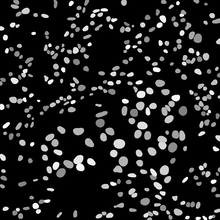
%> input picture Cellanalysis/test.tif, 220 x 220 px, shrunk from 1000 x 1000 before the run
$ octave Master_old.m   (GNU Octave 9; MATLAB toolbox functions it lacks are replaced by stand-ins)
%> lines starting %> are read from the running program, lines starting %| are printed output that depends on the picture
### fdct_wrapping.m
function C = fdct_wrapping(x, is_real, finest, nbscales, nbangles_coarse)

% fdct_wrapping.m - Fast Discrete Curvelet Transform via wedge wrapping - Version 1.0
%
% Inputs
%   x           M-by-N matrix
%
% Optional Inputs
%   is_real     Type of the transform
%                   0: complex-valued curvelets
%                   1: real-valued curvelets
%               [default set to 0]
%   finest      Chooses one of two possibilities for the coefficients at the
%               finest level:
%                   1: curvelets
%                   2: wavelets
%               [default set to 2]
%   nbscales    number of scales including the coarsest wavelet level
%               [default set to ceil(log2(min(M,N)) - 3)]
%   nbangles_coarse
%               number of angles at the 2nd coarsest level, minimum 8,
%               must be a multiple of 4. [default set to 16]
%
% Outputs
%   C           Cell array of curvelet coefficients.
%               C{j}{l}(k1,k2) is the coefficient at
%                   - scale j: integer, from finest to coarsest scale,
%                   - angle l: integer, starts at the top-left corner and
%                   increases clockwise,
%                   - position k1,k2: both integers, size varies with j
%                   and l.
%               If is_real is 1, there are two types of curvelets,
%               'cosine' and 'sine'. For a given scale j, the 'cosine'
%               coefficients are stored in the first two quadrants (low
%               values of l), the 'sine' coefficients in the last two
%               quadrants (high values of l).
%
% See also ifdct_wrapping.m, fdct_wrapping_param.m
%
% By Laurent Demanet, 2004

X = fftshift(fft2(ifftshift(x)))/sqrt(prod(size(x)));
[N1,N2] = size(X);
if nargin < 2, is_real = 0; end;
if nargin < 3, finest = 2; end;
if nargin < 4, nbscales = ceil(log2(min(N1,N2)) - 3); end;
if nargin < 5, nbangles_coarse = 16; end;

% Initialization: data structure
nbangles = [1, nbangles_coarse .* 2.^(ceil((nbscales-(nbscales:-1:2))/2))];
if finest == 2, nbangles(nbscales) = 1; end;
C = cell(1,nbscales);
for j = 1:nbscales
    C{j} = cell(1,nbangles(j));
end;

% Loop: pyramidal scale decomposition
M1 = N1/3;
M2 = N2/3;
if finest == 1,

    % Initialization: smooth periodic extension of high frequencies
    bigN1 = 2*floor(2*M1)+1;
    bigN2 = 2*floor(2*M2)+1;
    equiv_index_1 = 1+mod(floor(N1/2)-floor(2*M1)+(1:bigN1)-1,N1);
    equiv_index_2 = 1+mod(floor(N2/2)-floor(2*M2)+(1:bigN2)-1,N2);
    X = X(equiv_index_1,equiv_index_2);
        % Invariant: equiv_index_1(floor(2*M1)+1) == (N1 + 2 - mod(N1,2))/2
        % is the center in frequency. Same for M2, N2.
    window_length_1 = floor(2*M1) - floor(M1) - 1 - (mod(N1,3)==0);
    window_length_2 = floor(2*M2) - floor(M2) - 1 - (mod(N2,3)==0);
        % Invariant: floor(M1) + floor(2*M1) == N1 - (mod(M1,3)~=0)
        % Same for M2, N2.
    coord_1 = 0:(1/window_length_1):1;
    coord_2 = 0:(1/window_length_2):1;
    [wl_1,wr_1] = fdct_wrapping_window(coord_1);
    [wl_2,wr_2] = fdct_wrapping_window(coord_2);
    lowpass_1 = [wl_1, ones(1,2*floor(M1)+1), wr_1];
    if mod(N1,3)==0, lowpass_1 = [0, lowpass_1, 0]; end;
    lowpass_2 = [wl_2, ones(1,2*floor(M2)+1), wr_2];
    if mod(N2,3)==0, lowpass_2 = [0, lowpass_2, 0]; end;
    lowpass = lowpass_1'*lowpass_2;
    Xlow = X .* lowpass;

    scales = nbscales:-1:2;

else

    M1 = M1/2;
    M2 = M2/2;
    window_length_1 = floor(2*M1) - floor(M1) - 1;
    window_length_2 = floor(2*M2) - floor(M2) - 1;
    coord_1 = 0:(1/window_length_1):1;
    coord_2 = 0:(1/window_length_2):1;
    [wl_1,wr_1] = fdct_wrapping_window(coord_1);
    [wl_2,wr_2] = fdct_wrapping_window(coord_2);
    lowpass_1 = [wl_1, ones(1,2*floor(M1)+1), wr_1];
    lowpass_2 = [wl_2, ones(1,2*floor(M2)+1), wr_2];
    lowpass = lowpass_1'*lowpass_2;
    hipass = sqrt(1 - lowpass.^2);
    Xlow_index_1 = ((-floor(2*M1)):floor(2*M1)) + ceil((N1+1)/2);
    Xlow_index_2 = ((-floor(2*M2)):floor(2*M2)) + ceil((N2+1)/2);
    Xlow = X(Xlow_index_1, Xlow_index_2) .* lowpass;
    Xhi = X;
    Xhi(Xlow_index_1, Xlow_index_2) = Xhi(Xlow_index_1, Xlow_index_2) .* hipass;
    C{nbscales}{1} = fftshift(ifft2(ifftshift(Xhi)))*sqrt(prod(size(Xhi)));
    if is_real, C{nbscales}{1} = real(C{nbscales}{1}); end;

    scales = (nbscales-1):-1:2;

end;
for j = scales,

    M1 = M1/2;
    M2 = M2/2;
    window_length_1 = floor(2*M1) - floor(M1) - 1;
    window_length_2 = floor(2*M2) - floor(M2) - 1;
    coord_1 = 0:(1/window_length_1):1;
    coord_2 = 0:(1/window_length_2):1;
    [wl_1,wr_1] = fdct_wrapping_window(coord_1);
    [wl_2,wr_2] = fdct_wrapping_window(coord_2);
    lowpass_1 = [wl_1, ones(1,2*floor(M1)+1), wr_1];
    lowpass_2 = [wl_2, ones(1,2*floor(M2)+1), wr_2];
    lowpass = lowpass_1'*lowpass_2;
    hipass = sqrt(1 - lowpass.^2);
    Xhi = Xlow;                 % size is 2*floor(4*M1)+1 - by - 2*floor(4*M2)+1
    Xlow_index_1 = ((-floor(2*M1)):floor(2*M1)) + floor(4*M1) + 1;
    Xlow_index_2 = ((-floor(2*M2)):floor(2*M2)) + floor(4*M2) + 1;
    Xlow = Xlow(Xlow_index_1, Xlow_index_2);
    Xhi(Xlow_index_1, Xlow_index_2) = Xlow .* hipass;
    Xlow = Xlow .* lowpass;     % size is 2*floor(2*M1)+1 - by - 2*floor(2*M2)+1

    % Loop: angular decomposition
    l = 0;
    nbquadrants = 2 + 2*(~is_real);
    nbangles_perquad = nbangles(j)/4;
    for quadrant = 1:nbquadrants
        M_horiz = M2 * (mod(quadrant,2)==1) + M1 * (mod(quadrant,2)==0);
        M_vert = M1 * (mod(quadrant,2)==1) + M2 * (mod(quadrant,2)==0);
        if mod(nbangles_perquad,2),
            wedge_ticks_left = round((0:(1/(2*nbangles_perquad)):.5)*2*floor(4*M_horiz) + 1);
            wedge_ticks_right = 2*floor(4*M_horiz) + 2 - wedge_ticks_left;
            wedge_ticks = [wedge_ticks_left, wedge_ticks_right(end:-1:1)];
        else
            wedge_ticks_left = round((0:(1/(2*nbangles_perquad)):.5)*2*floor(4*M_horiz) + 1);
            wedge_ticks_right = 2*floor(4*M_horiz) + 2 - wedge_ticks_left;
            wedge_ticks = [wedge_ticks_left, wedge_ticks_right((end-1):-1:1)];
        end;
        wedge_endpoints = wedge_ticks(2:2:(end-1));         % integers
        wedge_midpoints = (wedge_endpoints(1:(end-1)) + wedge_endpoints(2:end))/2;
                % integers or half-integers

        % Left corner wedge
        l = l+1;
        first_wedge_endpoint_vert = round(2*floor(4*M_vert)/(2*nbangles_perquad) + 1);
        length_corner_wedge = floor(4*M_vert) - floor(M_vert) + ceil(first_wedge_endpoint_vert/4);
        Y_corner = 1:length_corner_wedge;
        [XX,YY] = meshgrid(1:(2*floor(4*M_horiz)+1),Y_corner);
        width_wedge = wedge_endpoints(2) + wedge_endpoints(1) - 1;
        slope_wedge = (floor(4*M_horiz) + 1 - wedge_endpoints(1))/floor(4*M_vert);
        left_line = round(2 - wedge_endpoints(1) + slope_wedge*(Y_corner - 1));
                                                            % integers
        [wrapped_data, wrapped_XX, wrapped_YY] = deal(zeros(length_corner_wedge,width_wedge));
        first_row = floor(4*M_vert)+2-ceil((length_corner_wedge+1)/2)+...
            mod(length_corner_wedge+1,2)*(quadrant-2 == mod(quadrant-2,2));
        first_col = floor(4*M_horiz)+2-ceil((width_wedge+1)/2)+...
            mod(width_wedge+1,2)*(quadrant-3 == mod(quadrant-3,2));
                % Coordinates of the top-left corner of the wedge wrapped
                % around the origin. Some subtleties when the wedge is
                % even-sized because of the forthcoming 90 degrees rotation
        for row = Y_corner
            cols = left_line(row) + mod((0:(width_wedge-1))-(left_line(row)-first_col),width_wedge);
            admissible_cols = round(1/2*(cols+1+abs(cols-1)));
            new_row = 1 + mod(row - first_row, length_corner_wedge);
            wrapped_data(new_row,:) = Xhi(row,admissible_cols) .* (cols > 0);
            wrapped_XX(new_row,:) = XX(row,admissible_cols);
            wrapped_YY(new_row,:) = YY(row,admissible_cols);
        end;
        slope_wedge_right = (floor(4*M_horiz)+1 - wedge_midpoints(1))/floor(4*M_vert);
        mid_line_right = wedge_midpoints(1) + slope_wedge_right*(wrapped_YY - 1);
                % not integers in general
        coord_right = 1/2 + floor(4*M_vert)/(wedge_endpoints(2) - wedge_endpoints(1)) * ...
            (wrapped_XX - mid_line_right)./(floor(4*M_vert)+1 - wrapped_YY);
        C2 = 1/(1/(2*(floor(4*M_horiz))/(wedge_endpoints(1) - 1) - 1) + 1/(2*(floor(4*M_vert))/(first_wedge_endpoint_vert - 1) - 1));
        C1 = C2 / (2*(floor(4*M_vert))/(first_wedge_endpoint_vert - 1) - 1);
        wrapped_XX((wrapped_XX - 1)/floor(4*M_horiz) + (wrapped_YY-1)/floor(4*M_vert) == 2) = ...
            wrapped_XX((wrapped_XX - 1)/floor(4*M_horiz) + (wrapped_YY-1)/floor(4*M_vert) == 2) + 1;
        coord_corner = C1 + C2 * ((wrapped_XX - 1)/(floor(4*M_horiz)) - (wrapped_YY - 1)/(floor(4*M_vert))) ./ ...
            (2-((wrapped_XX - 1)/(floor(4*M_horiz)) + (wrapped_YY - 1)/(floor(4*M_vert))));
        wl_left = fdct_wrapping_window(coord_corner);
        [wl_right,wr_right] = fdct_wrapping_window(coord_right);
        wrapped_data = wrapped_data .* (wl_left .* wr_right);

        switch is_real
            case 0
                wrapped_data = rot90(wrapped_data,-(quadrant-1));
                C{j}{l} = fftshift(ifft2(ifftshift(wrapped_data)))*sqrt(prod(size(wrapped_data)));
            case 1
                wrapped_data = rot90(wrapped_data,-(quadrant-1));
                x = fftshift(ifft2(ifftshift(wrapped_data)))*sqrt(prod(size(wrapped_data)));
                C{j}{l} = sqrt(2)*real(x);
                C{j}{l+nbangles(j)/2} = sqrt(2)*imag(x);
        end;

        % Regular wedges
        length_wedge = floor(4*M_vert) - floor(M_vert);
        Y = 1:length_wedge;
        first_row = floor(4*M_vert)+2-ceil((length_wedge+1)/2)+...
            mod(length_wedge+1,2)*(quadrant-2 == mod(quadrant-2,2));
        for subl = 2:(nbangles_perquad-1);
            l = l+1;
            width_wedge = wedge_endpoints(subl+1) - wedge_endpoints(subl-1) + 1;
            slope_wedge = ((floor(4*M_horiz)+1) - wedge_endpoints(subl))/floor(4*M_vert);
            left_line = round(wedge_endpoints(subl-1) + slope_wedge*(Y - 1));
            [wrapped_data, wrapped_XX, wrapped_YY] = deal(zeros(length_wedge,width_wedge));
            first_col = floor(4*M_horiz)+2-ceil((width_wedge+1)/2)+...
                mod(width_wedge+1,2)*(quadrant-3 == mod(quadrant-3,2));
            for row = Y
                cols = left_line(row) + mod((0:(width_wedge-1))-(left_line(row)-first_col),width_wedge);
                new_row = 1 + mod(row - first_row, length_wedge);
                wrapped_data(new_row,:) = Xhi(row,cols);
                wrapped_XX(new_row,:) = XX(row,cols);
                wrapped_YY(new_row,:) = YY(row,cols);
            end;
            slope_wedge_left = ((floor(4*M_horiz)+1) - wedge_midpoints(subl-1))/floor(4*M_vert);
            mid_line_left = wedge_midpoints(subl-1) + slope_wedge_left*(wrapped_YY - 1);
            coord_left = 1/2 + floor(4*M_vert)/(wedge_endpoints(subl) - wedge_endpoints(subl-1)) * ...
                (wrapped_XX - mid_line_left)./(floor(4*M_vert)+1 - wrapped_YY);
            slope_wedge_right = ((floor(4*M_horiz)+1) - wedge_midpoints(subl))/floor(4*M_vert);
            mid_line_right = wedge_midpoints(subl) + slope_wedge_right*(wrapped_YY - 1);
            coord_right = 1/2 + floor(4*M_vert)/(wedge_endpoints(subl+1) - wedge_endpoints(subl)) * ...
                (wrapped_XX - mid_line_right)./(floor(4*M_vert)+1 - wrapped_YY);
            wl_left = fdct_wrapping_window(coord_left);
            [wl_right,wr_right] = fdct_wrapping_window(coord_right);
            wrapped_data = wrapped_data .* (wl_left .* wr_right);
            switch is_real
                case 0
                    wrapped_data = rot90(wrapped_data,-(quadrant-1));
                    C{j}{l} = fftshift(ifft2(ifftshift(wrapped_data)))*sqrt(prod(size(wrapped_data)));
                case 1
                    wrapped_data = rot90(wrapped_data,-(quadrant-1));
                    x = fftshift(ifft2(ifftshift(wrapped_data)))*sqrt(prod(size(wrapped_data)));
                    C{j}{l} = sqrt(2)*real(x);
                    C{j}{l+nbangles(j)/2} = sqrt(2)*imag(x);
            end;
        end;

        % Right corner wedge
        l = l+1;
        width_wedge = 4*floor(4*M_horiz) + 3 - wedge_endpoints(end) - wedge_endpoints(end-1);
        slope_wedge = ((floor(4*M_horiz)+1) - wedge_endpoints(end))/floor(4*M_vert);
        left_line = round(wedge_endpoints(end-1) + slope_wedge*(Y_corner - 1));
        [wrapped_data, wrapped_XX, wrapped_YY] = deal(zeros(length_corner_wedge,width_wedge));
        first_row = floor(4*M_vert)+2-ceil((length_corner_wedge+1)/2)+...
            mod(length_corner_wedge+1,2)*(quadrant-2 == mod(quadrant-2,2));
        first_col = floor(4*M_horiz)+2-ceil((width_wedge+1)/2)+...
            mod(width_wedge+1,2)*(quadrant-3 == mod(quadrant-3,2));
        for row = Y_corner
            cols = left_line(row) + mod((0:(width_wedge-1))-(left_line(row)-first_col),width_wedge);
            admissible_cols = round(1/2*(cols+2*floor(4*M_horiz)+1-abs(cols-(2*floor(4*M_horiz)+1))));
            new_row = 1 + mod(row - first_row, length_corner_wedge);
            wrapped_data(new_row,:) = Xhi(row,admissible_cols) .* (cols <= (2*floor(4*M_horiz)+1));
            wrapped_XX(new_row,:) = XX(row,admissible_cols);
            wrapped_YY(new_row,:) = YY(row,admissible_cols);
        end;
        slope_wedge_left = ((floor(4*M_horiz)+1) - wedge_midpoints(end))/floor(4*M_vert);
        mid_line_left = wedge_midpoints(end) + slope_wedge_left*(wrapped_YY - 1);
        coord_left = 1/2 + floor(4*M_vert)/(wedge_endpoints(end) - wedge_endpoints(end-1)) * ...
            (wrapped_XX - mid_line_left)./(floor(4*M_vert) + 1 - wrapped_YY);
        C2 = -1/(2*(floor(4*M_horiz))/(wedge_endpoints(end) - 1) - 1 + 1/(2*(floor(4*M_vert))/(first_wedge_endpoint_vert - 1) - 1));
        C1 = -C2 * (2*(floor(4*M_horiz))/(wedge_endpoints(end) - 1) - 1);
        wrapped_XX((wrapped_XX - 1)/floor(4*M_horiz) == (wrapped_YY - 1)/floor(4*M_vert)) = ...
            wrapped_XX((wrapped_XX - 1)/floor(4*M_horiz) == (wrapped_YY - 1)/floor(4*M_vert)) - 1;
        coord_corner = C1 + C2 * (2-((wrapped_XX - 1)/(floor(4*M_horiz)) + (wrapped_YY - 1)/(floor(4*M_vert)))) ./ ...
            ((wrapped_XX - 1)/(floor(4*M_horiz)) - (wrapped_YY - 1)/(floor(4*M_vert)));
        wl_left = fdct_wrapping_window(coord_left);
        [wl_right,wr_right] = fdct_wrapping_window(coord_corner);

        wrapped_data = wrapped_data .* (wl_left .* wr_right);
        switch is_real
            case 0
                wrapped_data = rot90(wrapped_data,-(quadrant-1));
                C{j}{l} = fftshift(ifft2(ifftshift(wrapped_data)))*sqrt(prod(size(wrapped_data)));
            case 1
                wrapped_data = rot90(wrapped_data,-(quadrant-1));
                x = fftshift(ifft2(ifftshift(wrapped_data)))*sqrt(prod(size(wrapped_data)));
                C{j}{l} = sqrt(2)*real(x);
                C{j}{l+nbangles(j)/2} = sqrt(2)*imag(x);
        end;

        if quadrant < nbquadrants, Xhi = rot90(Xhi); end;
    end;
end;

% Coarsest wavelet level
C{1}{1} = fftshift(ifft2(ifftshift(Xlow)))*sqrt(prod(size(Xlow)));
if is_real == 1,
    C{1}{1} = real(C{1}{1});
end;

### fdct_wrapping_window.m
function [wl,wr] = fdct_wrapping_window(x)

% fdct_wrapping_window.m - Creates the two halves of a C^inf compactly supported window
%
% Inputs
%   x       vector or matrix of abscissae, the relevant ones from 0 to 1
%
% Outputs
%   wl,wr   vector or matrix containing samples of the left, resp. right
%           half of the window
%
% Used at least in fdct_wrapping.m and ifdct_wrapping.m
%
% By Laurent Demanet, 2004

wr = zeros(size(x));
wl = zeros(size(x));
x(abs(x) < 2^-52) = 0;
wr((x > 0) & (x < 1)) = exp(1-1./(1-exp(1-1./x((x > 0) & (x < 1)))));
wr(x <= 0) = 1;
wl((x > 0) & (x < 1)) = exp(1-1./(1-exp(1-1./(1-x((x > 0) & (x < 1))))));
wl(x >= 1) = 1;
normalization = sqrt(wl.^2 + wr.^2);
wr = wr ./ normalization;
wl = wl ./ normalization;

### Master_old.m
% Set the percentage of coefficients used in the partial reconstruction
pctg = .01;
tic
%% Import Image
% [18 lines of commented-out code are left out]

img = imread('/home/doot4runner/Desktop/images/TEST.tif');
%> img is the input picture: size 220x220 uint8; min 0, max 255, mean 33.3

%img = double(img(1:512,1:512,1)); % Peel off one layer and make the image dyadic
figure;image(real(img)/4); axis('image'); colormap(gray); title('Original Image');
%> after `title('Original Image')`:
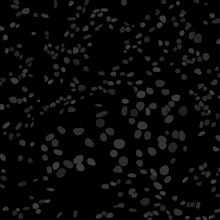
%> displayed picture: size 220x220x3, on the screen's scale of 0 to 255; min 0, max 64, mean 8.4
%cd '/Users/doot4runner/Documents/Research/Curvelets/Finding Collagen'

%% Take the curvelet transform
C = fdct_wrapping(double(img),1);
%> after the loop in fdct_wrapping, `for j = scales,`: wedge_ticks = [1 6 10 15 19 23 28 32 37]; wedge_ticks_left = [1 6 10 15 19]; wedge_ticks_right = [37 32 28 23 19]
%> C = 5 items

%% Apply a gradient so that the edges are zero

pixin = 2; % number of pixels to indent

for s = 1:length(C)
    for w = 1:length(C{s})
        sub=size(C{s}{w});
        for ii = 1:sub(2);
            C{s}{w}(end-pixin:end,ii)=linspace(C{s}{w}(end-pixin,ii),0,pixin+1);
        end
        for ii = 1:sub(2);
            C{s}{w}(1:1+pixin,ii)=fliplr(linspace(C{s}{w}(1+pixin,ii),0,pixin+1));
        end
        for ii = 1:sub(1);
            C{s}{w}(ii,end-pixin:end)=linspace(C{s}{w}(ii,end-pixin),0,pixin+1);
        end
        for ii = 1:sub(1);
            C{s}{w}(ii,1:1+pixin)=fliplr(linspace(C{s}{w}(ii,1+pixin),0,pixin+1));
        end
    end
end
%> this loop made 5 passes


%% Get threshold value
cfs =[];
for s=1:length(C)
  for w=1:length(C{s})
    cfs = [cfs; abs(C{s}{w}(:))];
  end
end
cfs = sort(cfs); cfs = cfs(end:-1:1);
nb = round(pctg*length(cfs));
%> nb = 1370
cutoff = cfs(nb);
%> cutoff = 143.4

% Set small coefficients to zero
for s=1:length(C)
  for w=1:length(C{s})
    C{s}{w} = C{s}{w} .* (abs(C{s}{w})>cutoff);
  end
end

C{1}{1} = zeros(size(C{1}{1}));

%% Take the inverse curvelet transform

% img_rec_all = ifdct_usfft(C,1);
%
% figure; image(real(img_rec_all)); axis('image'); colormap(gray); title(['Curvelet Transformed Image']);

%overlap_plot(abs(img),abs(img_rec_all));
%% Take the inverse curvelet transform with zeroing out all the coefficients but one

%Create a cell full of zeros the correct size

for xx = 1:length(C)
    for yy = 1:length(C{xx})
        Z{xx}{yy} = zeros(size(C{xx}{yy}));
    end
end
%> after the loop, Z = 5 items

for xx = 1:length(C)
    for yy = 1:length(C{xx})
         img_add{xx}{yy} = zeros(size(C{xx}{yy}));
    end
end
%> after the loop, img_add = 5 items

%Pick off single coeffcient table and combine with cell of zeros

%counter = 1; %this is just for saving picture files
for xx = 1:length(C)
  for yy = 1:length(C{xx})
       Z{xx}{yy} = C{xx}{yy};
%> (the run ends here)

$ run again, with batch_input_csvbound/TACS-3a.jpg saved as Cellanalysis/test.tif
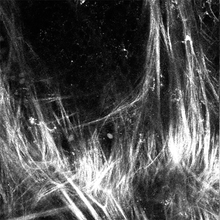
%> input picture batch_input_csvbound/TACS-3a.jpg, 220 x 220 px, shrunk from 600 x 600 before the run
%> img is the input picture: size 220x220x3 uint8; min 0, max 255, mean 80.2
%> `title('Original Image')`:
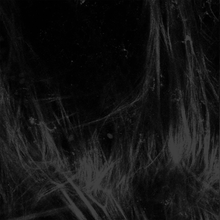
%> displayed picture: size 220x220x3, on the screen's scale of 0 to 255; min 0, max 64, mean 20.2
%> after the loop in fdct_wrapping, `for j = scales,`:
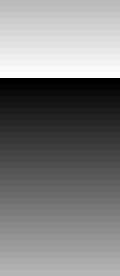
%> wrapped_YY: size 46x20 double (shown 6 times larger); min 1, max 46, mean 23.5; drawn with min black and max white
%> after the loop in fdct_wrapping, `for j = scales,`: wedge_ticks = [1 6 10 15 19 23 28 32 37]; wedge_ticks_left = [1 6 10 15 19]; wedge_ticks_right = [37 32 28 23 19]
%> `C = fdct_wrapping(double(img),1);`: C = 5 items
%> the loop `for s = 1:length(C)` made 5 passes
%> the loop `for s=1:length(C)` made 5 passes
%> nb = 4091
%> cutoff = 232.6
%> the loop `for xx = 1:length(C)` made 5 passes
%> after the loop `for xx = 1:length(C)`: Z = 5 items
